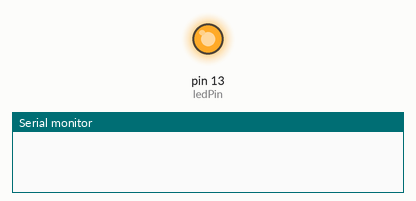
Recording of a sketch running on a simulated Arduino Uno, built with avr-gcc and run on an emulated ATmega328P. Shown: output pins drawn as LEDs (lit = HIGH), the last lines printed to the serial monitor.

Above: at 0.2 s.
At 20.2 s:
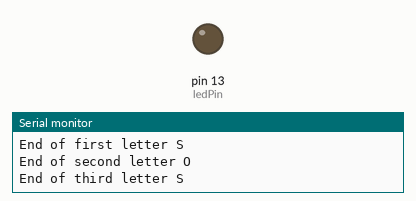
Timing chart, 0 to 22.1 s (numbered marks = the images above):
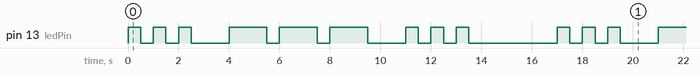

Measured:
- by itself, pin 13 (ledPin): repeats every 17.0 s: 2 × (LOW 0.50 s, HIGH 0.50 s), LOW 1.5 s, 2 × (HIGH 1.5 s, LOW 0.50 s), HIGH 1.5 s, LOW 1.5 s, 2 × (HIGH 0.50 s, LOW 0.50 s), HIGH 0.50 s, LOW 3.5 s, HIGH 0.50 s
- by itself, everything shown: repeats every 17.0 s, in 18 steps

The sketch:

BlinkSOS.ino
```cpp
const int ledPin = 13;

void setup() {
  Serial.begin(9600);
  pinMode(ledPin , OUTPUT);
}

void loop() {

  // Start of letter S
  //Assuming one unit is 500 ms
  //Interval between parts of the same letters is 1 unit , hence 500ms

  digitalWrite(ledPin, HIGH);
  delay(500);
  digitalWrite(ledPin, LOW);
  delay(500);
  digitalWrite(ledPin, HIGH);
  delay(500);
  digitalWrite(ledPin, LOW);
  delay(500);
  digitalWrite(ledPin, HIGH);
  delay(500);
  digitalWrite(ledPin, LOW);
  delay(1500); //3 units between each letter
  Serial.println("End of first letter S");

  //Letter 'O' is three dashed lines , a single dashed line is equal to 3 units , there 1500ms
  digitalWrite(ledPin , HIGH);
  delay(1500);
  digitalWrite(ledPin , LOW);
  delay(500);
  digitalWrite(ledPin , HIGH);
  delay(1500);
  digitalWrite(ledPin , LOW);
  delay(500);
  digitalWrite(ledPin , HIGH);
  delay(1500);
  digitalWrite(ledPin , LOW);
  delay(1500); //Interval between letters
  Serial.println("End of second letter O");

  digitalWrite(ledPin, HIGH);
  delay(500);
  digitalWrite(ledPin, LOW);
  delay(500);
  digitalWrite(ledPin, HIGH);
  delay(500);
  digitalWrite(ledPin, LOW);
  delay(500);
  digitalWrite(ledPin, HIGH);
  delay(500);
  digitalWrite(ledPin, LOW);
  delay(3500); //End of the word SOS , hence the interval between words or at the end of a word is 7 units (500 * 7 = 3500)
  Serial.println("End of third letter S");

}
```
